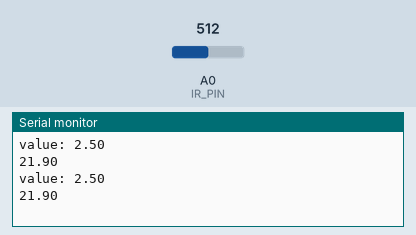
The sketch below on a simulated Arduino Uno, built with avr-gcc and run on an emulated ATmega328P. On the bench: the last lines printed to the serial monitor. Inputs (shaded band) come from the test bench; at power-on: A0 (IR_PIN) = 512.

Above: at 1.9 s.
2.0 s: A0 (IR_PIN) set to 0
At 3.2 s:
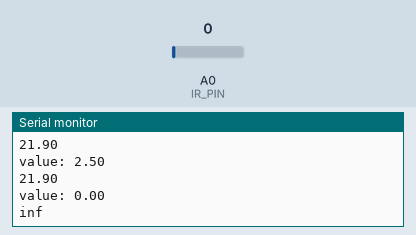
4.9 s: A0 (IR_PIN) set to 122
At 6.3 s:
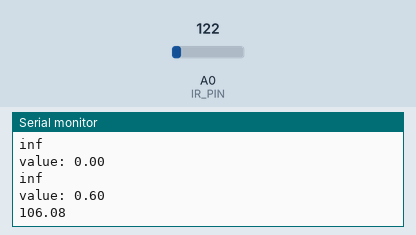
Timing chart, 0 to 7.9 s (numbered marks = the images above; inputs shaded):
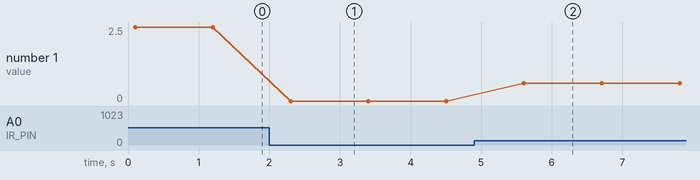

The sketch:

IR.ino
```cpp
#define THRESHOLD 250
#define IR_PIN A0

void setup()
{
  Serial.begin(9600);
}

void loop()
{
  float sensorValue = 0.0048828125 * analogRead(IR_PIN);

  float distance = 60*pow(sensorValue, -1.10);     // worked out from graph 65 = theretical distance / (1/Volts)S - luckylarry.co.uk
                      // print the distance
  delay(100);                                     // arbitary wait time.


 /* if (sensorValue < THRESHOLD )
  {
    Serial.write("clear");; //High Reflectance.
  }
  else
  {
    Serial.write("stop"); // Low Reflectance.
  }*/


  Serial.print("value: ");
  Serial.println(sensorValue);
  Serial.println(distance);

  delay(1000);
}
```

Measured:
- after the input at 2.0 s, the serial monitor: prints a new line after 0.30 s (image 1)
- after the input at 4.9 s, the serial monitor: prints a new line after 0.71 s (image 2)
- plotted number 1: 2.5 → 0 after the input at 2.0 s, 0 → 0.6 after the input at 4.9 s
